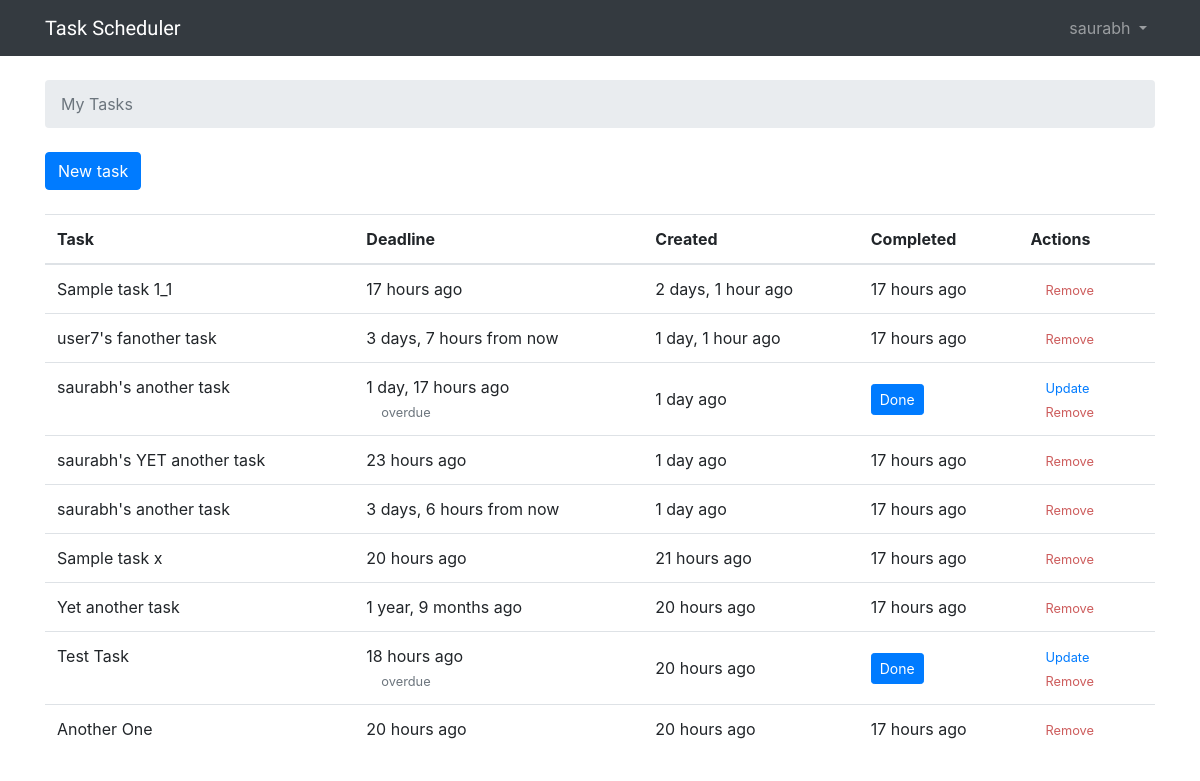
The app's page / (signed in) with its own data.
### tasks/models.py (models this page shows)
class Task(models.Model):
    description = models.CharField(max_length=255)
    created_by = models.ForeignKey(User,related_name='tasks', on_delete=models.CASCADE)
    created_at = models.DateTimeField(auto_now_add=True)
    deadline = models.DateTimeField()
    completed_at = models.DateTimeField(null=True, blank=True)
    @property
    def is_past_due(self):
        now = datetime.now()
        dead = self.deadline.astimezone(pytz.timezone("Asia/Kolkata"))
        print(dead.tzinfo,now.tzinfo)
        print(dead.time(), now.time())
        if (dead.date() > now.date()):
            print('case 1')
            return False
        elif ((dead.date() == now.date()) and (dead.time() >= now.time())):
            print('case 2')
            return False
        else:
            print('case 3')
            return True

### tasks/views.py (the view)
# urls.py: 2. Add a URL to urlpatterns:  path('', views.home, name='home')
def home(request):
    return render(request, 'home.html')

### templates/home.html (shortened to what this page needs)
{% extends 'base.html' %}
{% load static %}
{% load humanize %}
{% block breadcrumb %}
    {% if user.is_authenticated %}
  <li class="breadcrumb-item active">My Tasks</li>
    {% endif %}
{% endblock %}
{% block content %}
    {% if user.is_authenticated %}
    <div class="mb-4">
        <a href="{% url 'new_task' %}" class="btn btn-primary">New task</a>
    </div>
    {% endif %}
    {% if user.is_authenticated and user.tasks.count %}
    <table class="table">
        <thead class="thead-inverse">
            <tr>
            <th>Task</th>
            <th>Deadline</th>
            <th>Created</th>
            <th>Completed</th>
            <th>Actions</th>
            </tr>
        </thead>
        <tbody>
            {% for task in user.tasks.all %}
            <tr>
                <td>
                {{ task.description }}
                </td>
                <td class="align-middle">
                {% if task.is_past_due and not task.completed_at %}
                    {{ task.deadline|naturaltime }}
                    <div class="col-6 text-left">
                            <small class="text-muted">overdue</small>
                    </div>
                {% else %}
                    {{ task.deadline|naturaltime }}
                {% endif %}
                </td>
                <td class="align-middle">
                {{ task.created_at|naturaltime }}
                </td>
                <td class="align-middle">
                {% if task.completed_at %}
                    {{ task.completed_at|naturaltime }}
                {% else %}
                    <a href="{% url 'complete_task' task.pk  %}" class="btn btn-primary btn-sm" role="button">Done</a>
                {% endif %}
                </td>
                <td>
                    {% if not task.completed_at %}
                    <div class="col-6 text-left">
                        <small class="text-muted"> <a href="{% url 'update_task' task.pk %}" > Update </a></small>
                    </div>
                    {% endif %}
                    <div class="col-6 text-left">
                            <small class="text-muted"> <a href="{% url 'remove_task' task.pk %}" style="color :indianred"> Remove </a></small>
                    </div>
                </td>
            </tr>
            {% endfor %}
        </tbody>
    </table>
    {% endif %}
{% endblock %}

### templates/base.html (shortened to what this page needs)
{% load static %}<!DOCTYPE html>
{% load humanize %}
<html>
  <head>
    <link rel="stylesheet" href="{% static 'css/bootstrap.min.css' %}">
    <link rel="stylesheet" href="{% static 'css/app.css' %}">
  </head>
  <body>
    {% block body %}
    <nav class="navbar navbar-expand-sm navbar-dark bg-dark">
        <div class="container">
            <a class="navbar-brand" href="{% url 'home' %}">Task Scheduler</a>
            <div class="collapse navbar-collapse" id="mainMenu">
            {% if user.is_authenticated %}
                <ul class="navbar-nav ml-auto">
                <li class="nav-item dropdown">
                    <a class="nav-link dropdown-toggle" href="#" id="userMenu" data-toggle="dropdown" aria-haspopup="true" aria-expanded="false">
                    {{ user.username }}
                    </a>
                </li>
                </ul>
            {% else %}
                <form class="form-inline ml-auto">
                <a href="{% url 'login' %}" class="btn btn-outline-secondary">Log in</a>
                <a href="{% url 'signup' %}" class="btn btn-primary ml-2">Sign up</a>
                </form>
            {% endif %}
            </div>
        </div>
    </nav>
    <div class="container">
      <ol class="breadcrumb my-4">
        {% block breadcrumb %}
        {% endblock %}
      </ol>
      {% block content %}
      {% endblock %}
    </div>
    {% endblock body %}
  </body>
</html>

### static/css/app.css (style rules this page uses)
.navbar-brand { font-family: 'Charmonman', cursive; }

### records on screen
Task: description "Sample task 1_1", deadline "17 hours ago", created_at "2 days, 1 hour ago", completed_at "17 hours ago"
Task: description "user7's fanother task", deadline "3 days, 7 hours from now", created_at "1 day, 1 hour ago", completed_at "17 hours ago"
Task: description "saurabh's another task", deadline "1 day, 17 hours ago", created_at "1 day ago", shows "Done", shows "Update"
Task: description "saurabh's YET another task", deadline "23 hours ago", created_at "1 day ago", completed_at "17 hours ago"
Task: description "saurabh's another task", deadline "3 days, 6 hours from now", created_at "1 day ago", completed_at "17 hours ago"
Task: description "Sample task x", deadline "20 hours ago", created_at "21 hours ago", completed_at "17 hours ago"
Task: description "Yet another task", deadline "1 year, 9 months ago", created_at "20 hours ago", completed_at "17 hours ago"
Task: description "Test Task", deadline "18 hours ago", created_at "20 hours ago", shows "Done", shows "Update"
Task: description "Another One", deadline "20 hours ago", created_at "20 hours ago", completed_at "17 hours ago"

### other values on screen
{{ user.username }} "saurabh"
